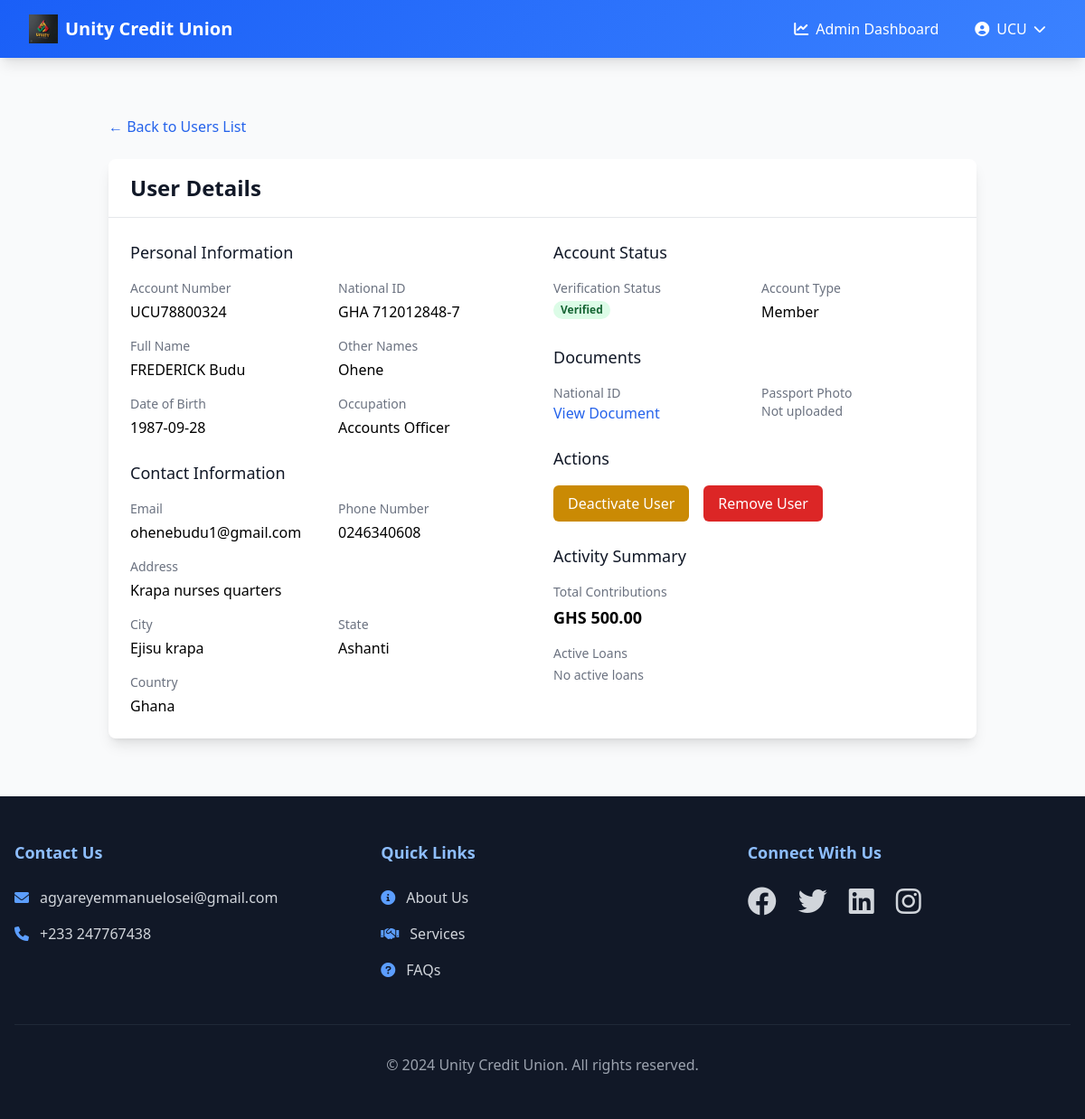
The app's page /admin/users/2 (signed in) with its own data.
### app.py (models this page shows, shortened)
class User(UserMixin, db.Model):
    __tablename__ = 'user'
    id = db.Column(db.Integer, primary_key=True)
    email = db.Column(db.String(120), unique=True, nullable=False)
    password_hash = db.Column(db.String(128), nullable=True)  # Made nullable
    is_verified = db.Column(db.Boolean, default=False)
    is_admin = db.Column(db.Boolean, default=False)
    is_guest = db.Column(db.Boolean, default=False)  # New field to identify non-member users
    national_id = db.Column(db.String(20), unique=True, nullable=False)
    account_number = db.Column(db.String(20), unique=True)
    first_name = db.Column(db.String(50), nullable=False)
    last_name = db.Column(db.String(50), nullable=False)
    other_names = db.Column(db.String(50), nullable=True)
    date_of_birth = db.Column(db.Date, nullable=False)
    occupation = db.Column(db.String(100), nullable=False)
    phone_number = db.Column(db.String(20), nullable=False)
    address = db.Column(db.String(200), nullable=False)
    city = db.Column(db.String(100), nullable=False)
    state = db.Column(db.String(100), nullable=False)
    country = db.Column(db.String(100), nullable=False)
    national_id_file = db.Column(db.String(255), nullable=True)
    passport_photo = db.Column(db.String(255), nullable=True)  # New field for passport photo
    contributions = db.relationship('Contribution', backref='user', lazy=True)
    loans = db.relationship('Loan', backref='user', lazy=True, foreign_keys='Loan.user_id')
    guarantees = db.relationship('Loan', backref='guarantor', lazy=True, foreign_keys='Loan.guarantor_id')

### app.py (the view)
@app.route('/admin/users/<int:user_id>')
@login_required
@admin_required
def view_user(user_id):
    user = User.query.get_or_404(user_id)
    total_contributions = db.session.query(
        func.sum(Contribution.amount)
    ).filter(Contribution.user_id == user_id).scalar() or 0
    active_loan = Loan.get_active_loan(user_id)
    return render_template('admin_user_detail.html',
                         user=user,
                         total_contributions=total_contributions,
                         active_loan=active_loan)

### app.py (called while the page is built)
@login_manager.user_loader
def load_user(user_id):
    return User.query.get(int(user_id))

def admin_required(f):
    @wraps(f)
    def decorated_function(*args, **kwargs):
        if not current_user.is_authenticated:
            flash('You need to be logged in to access this page.', 'error')
            return redirect(url_for('login'))
        if not current_user.is_admin:
            flash('You do not have permission to perform this action.', 'error')
            return redirect(url_for('dashboard'))
        return f(*args, **kwargs)
    return decorated_function

@app.template_filter('formatdate')
def format_date(value):
    if isinstance(value, datetime):
        return value.strftime('%B %d, %Y')
    return value

@app.template_filter('format_currency')
def format_currency(value):
    return f"GHS {value:,.2f}"

    @staticmethod
    def get_active_loan(user_id):
        return Loan.query.filter(
            Loan.user_id == user_id,
            Loan.status == 'approved',
            Loan.remaining_amount > 0
        ).first()

### templates/admin_user_detail.html (shortened to what this page needs)
{% extends "base.html" %} {% block content %}
<div class="container mx-auto px-4 py-8">
  <div class="mb-6">
    <a
      href="{{ url_for('manage_users') }}"
      class="text-blue-600 hover:text-blue-800"
    >
      ← Back to Users List
    </a>
  </div>
  <div class="bg-white shadow-lg rounded-lg overflow-hidden">
    <div class="px-6 py-4 border-b border-gray-200">
      <h2 class="text-2xl font-bold text-gray-900">User Details</h2>
    </div>
    <div class="p-6">
      <div class="grid grid-cols-1 md:grid-cols-2 gap-6">
        <div class="space-y-6">
          <div>
            <h3 class="text-lg font-medium text-gray-900 mb-4">
              Personal Information
            </h3>
            <div class="grid grid-cols-2 gap-4">
              <div>
                <p class="text-sm font-medium text-gray-500">Account Number</p>
                <p class="mt-1">{{ user.account_number }}</p>
              </div>
              <div>
                <p class="text-sm font-medium text-gray-500">National ID</p>
                <p class="mt-1">{{ user.national_id }}</p>
              </div>
              <div>
                <p class="text-sm font-medium text-gray-500">Full Name</p>
                <p class="mt-1">{{ user.first_name }} {{ user.last_name }}</p>
              </div>
              <div>
                <p class="text-sm font-medium text-gray-500">Other Names</p>
                <p class="mt-1">{{ user.other_names or 'N/A' }}</p>
              </div>
              <div>
                <p class="text-sm font-medium text-gray-500">Date of Birth</p>
                <p class="mt-1">{{ user.date_of_birth|formatdate }}</p>
              </div>
              <div>
                <p class="text-sm font-medium text-gray-500">Occupation</p>
                <p class="mt-1">{{ user.occupation }}</p>
              </div>
            </div>
          </div>
          <div>
            <h3 class="text-lg font-medium text-gray-900 mb-4">
              Contact Information
            </h3>
            <div class="grid grid-cols-2 gap-4">
              <div>
                <p class="text-sm font-medium text-gray-500">Email</p>
                <p class="mt-1">{{ user.email }}</p>
              </div>
              <div>
                <p class="text-sm font-medium text-gray-500">Phone Number</p>
                <p class="mt-1">{{ user.phone_number }}</p>
              </div>
              <div class="col-span-2">
                <p class="text-sm font-medium text-gray-500">Address</p>
                <p class="mt-1">{{ user.address }}</p>
              </div>
              <div>
                <p class="text-sm font-medium text-gray-500">City</p>
                <p class="mt-1">{{ user.city }}</p>
              </div>
              <div>
                <p class="text-sm font-medium text-gray-500">State</p>
                <p class="mt-1">{{ user.state }}</p>
              </div>
              <div>
                <p class="text-sm font-medium text-gray-500">Country</p>
                <p class="mt-1">{{ user.country }}</p>
              </div>
            </div>
          </div>
        </div>
        <div class="space-y-6">
          <div>
            <h3 class="text-lg font-medium text-gray-900 mb-4">
              Account Status
            </h3>
            <div class="grid grid-cols-2 gap-4">
              <div>
                <p class="text-sm font-medium text-gray-500">
                  Verification Status
                </p>
                <span
                  class="mt-1 px-2 inline-flex text-xs leading-5 font-semibold rounded-full {% if user.is_verified %} bg-green-100 text-green-800 {% else %} bg-yellow-100 text-yellow-800 {% endif %}"
                >
                  {{ "Verified" if user.is_verified else "Unverified" }}
                </span>
              </div>
              <div>
                <p class="text-sm font-medium text-gray-500">Account Type</p>
                <p class="mt-1">{{ "Guest" if user.is_guest else "Member" }}</p>
              </div>
            </div>
          </div>
          <div>
            <h3 class="text-lg font-medium text-gray-900 mb-4">Documents</h3>
            <div class="grid grid-cols-2 gap-4">
              <div>
                <p class="text-sm font-medium text-gray-500">National ID</p>
                {% if user.national_id_file %}
                <a
                  href="{{ url_for('view_document', user_id=user.id, doc_type='national_id') }}"
                  class="text-blue-600 hover:text-blue-800"
                  >View Document</a
                >
                {% else %}
                <p class="text-sm text-gray-500">Not uploaded</p>
                {% endif %}
              </div>
              <div>
                <p class="text-sm font-medium text-gray-500">Passport Photo</p>
                {% if user.passport_photo %}
                <a
                  href="{{ url_for('view_document', user_id=user.id, doc_type='passport') }}"
                  class="text-blue-600 hover:text-blue-800"
                  >View Photo</a
                >
                {% else %}
                <p class="text-sm text-gray-500">Not uploaded</p>
                {% endif %}
              </div>
            </div>
          </div>
          <div>
            <h3 class="text-lg font-medium text-gray-900 mb-4">Actions</h3>
            <div class="flex space-x-4">
              <button
                onclick="toggleUserStatus({{ user.id }})"
                class="px-4 py-2 bg-yellow-600 text-white rounded-md hover:bg-yellow-700 focus:outline-none focus:ring-2 focus:ring-yellow-300"
              >
                {{ "Deactivate" if user.is_verified else "Activate" }} User
              </button>
              <button
                onclick="confirmDelete({{ user.id }})"
                class="px-4 py-2 bg-red-600 text-white rounded-md hover:bg-red-700 focus:outline-none focus:ring-2 focus:ring-red-300"
              >
                Remove User
              </button>
            </div>
          </div>
          <div>
            <h3 class="text-lg font-medium text-gray-900 mb-4">
              Activity Summary
            </h3>
            <div class="space-y-4">
              <div>
                <p class="text-sm font-medium text-gray-500">
                  Total Contributions
                </p>
                <p class="mt-1 text-lg font-semibold">
                  {{ total_contributions|format_currency }}
                </p>
              </div>
              <div>
                <p class="text-sm font-medium text-gray-500">Active Loans</p>
                {% if active_loan %}
                <div class="mt-2 p-3 bg-gray-50 rounded-md">
                  <p class="text-sm">
                    Amount: {{ active_loan.amount|format_currency }}
                  </p>
                  <p class="text-sm">
                    Remaining: {{ active_loan.remaining_amount|format_currency
                    }}
                  </p>
                  <p class="text-sm">
                    Due Date: {{ active_loan.repayment_date|formatdate }}
                  </p>
                </div>
                {% else %}
                <p class="mt-1 text-sm text-gray-500">No active loans</p>
                {% endif %}
              </div>
            </div>
          </div>
        </div>
      </div>
    </div>
  </div>
</div>
{% endblock %}

### templates/base.html (shortened to what this page needs)
<!DOCTYPE html>
<html lang="en">
  <head>
    <script src="https://cdn.tailwindcss.com"></script>
    <link
      href="https://cdnjs.cloudflare.com/ajax/libs/font-awesome/6.0.0/css/all.min.css"
      rel="stylesheet"
    />
  </head>
  <body
    class="bg-gray-50 min-h-screen flex flex-col"
    x-data="{ mobileMenuOpen: false }"
  >
    <nav class="gradient-bg shadow-lg relative z-50">
      <div class="max-w-7xl mx-auto px-4 sm:px-6 lg:px-8">
        <div class="flex justify-between h-16">
          <div class="flex items-center">
            <a href="{{ url_for('home') }}" class="flex items-center">
              <img
                src="{{ url_for('static', filename='images/unitylogo.jpg')}}"
                alt="Unity Credit Union Logo"
                class="h-8 w-auto mr-2"
              />
              <span class="text-white text-xl font-bold"
                >Unity Credit Union</span
              >
            </a>
          </div>
          <div class="hidden md:flex items-center space-x-4">
            {% if current_user.is_authenticated %} {% if current_user.is_admin
            %}
            <a
              href="{{ url_for('admin_dashboard') }}"
              class="text-white hover:text-primary-100 transition-colors duration-200 px-3 py-2 rounded-md hover:bg-primary-700"
            >
              <i class="fas fa-chart-line mr-2"></i>Admin Dashboard
            </a>
            {% endif %}
            <div class="relative" x-data="{ open: false }">
              <button
                @click="open = !open"
                @click.away="open = false"
                class="flex items-center text-white hover:text-primary-100 transition-colors duration-200 px-3 py-2 rounded-md hover:bg-primary-700"
              >
                <i class="fas fa-user-circle mr-2"></i>
                {{ current_user.first_name }}
                <i
                  class="fas fa-chevron-down ml-2 text-sm transition-transform"
                  :class="{ 'transform rotate-180': open }"
                ></i>
              </button>
            </div>
            {% endif %}
          </div>
        </div>
      </div>
    </nav>
    <main class="flex-grow container mx-auto px-4 py-8">
      {% block content %}{% endblock %}
    </main>
    <footer class="bg-gray-900 text-white mt-auto">
      <div class="max-w-7xl mx-auto px-4 py-12">
        <div class="grid grid-cols-1 md:grid-cols-3 gap-12">
          <div>
            <h3 class="text-lg font-semibold mb-6 text-primary-300">
              Contact Us
            </h3>
            <p
              class="flex items-center mb-4 text-gray-300 hover:text-white transition-colors"
            >
              <i class="fas fa-envelope mr-3 text-primary-400"></i>
              agyareyemmanuelosei@gmail.com
            </p>
            <p
              class="flex items-center text-gray-300 hover:text-white transition-colors"
            >
              <i class="fas fa-phone mr-3 text-primary-400"></i>
              +233 247767438
            </p>
          </div>
          <div>
            <h3 class="text-lg font-semibold mb-6 text-primary-300">
              Quick Links
            </h3>
            <ul class="space-y-4">
              <li>
                <a
                  href="#"
                  class="text-gray-300 hover:text-white transition-colors flex items-center"
                >
                  <i class="fas fa-info-circle mr-3 text-primary-400"></i>About
                  Us
                </a>
              </li>
              <li>
                <a
                  href="#"
                  class="text-gray-300 hover:text-white transition-colors flex items-center"
                >
                  <i class="fas fa-handshake mr-3 text-primary-400"></i>Services
                </a>
              </li>
              <li>
                <a
                  href="#"
                  class="text-gray-300 hover:text-white transition-colors flex items-center"
                >
                  <i class="fas fa-question-circle mr-3 text-primary-400"></i
                  >FAQs
                </a>
              </li>
            </ul>
          </div>
          <div>
            <h3 class="text-lg font-semibold mb-6 text-primary-300">
              Connect With Us
            </h3>
            <div class="flex space-x-6">
              <a
                href="#"
                class="text-gray-300 hover:text-primary-400 transition-colors duration-300"
              >
                <i class="fab fa-facebook fa-2x"></i>
              </a>
              <a
                href="#"
                class="text-gray-300 hover:text-primary-400 transition-colors duration-300"
              >
                <i class="fab fa-twitter fa-2x"></i>
              </a>
              <a
                href="#"
                class="text-gray-300 hover:text-primary-400 transition-colors duration-300"
              >
                <i class="fab fa-linkedin fa-2x"></i>
              </a>
              <a
                href="#"
                class="text-gray-300 hover:text-primary-400 transition-colors duration-300"
              >
                <i class="fab fa-instagram fa-2x"></i>
              </a>
            </div>
          </div>
        </div>
        <div
          class="mt-12 pt-8 border-t border-gray-800 text-center text-gray-400"
        >
          <p>&copy; 2024 Unity Credit Union. All rights reserved.</p>
        </div>
      </div>
    </footer>
  </body>
</html>

### templates/base.html (style rules this page uses)
.gradient-bg { background: linear-gradient(135deg, #1a5ff7 0%, #3b82ff 100%); }

### records on screen
User: first_name "UCU"
User: account_number "UCU78800324", national_id "GHA 712012848-7", first_name "FREDERICK", last_name "Budu", other_names "Ohene", date_of_birth "1987-09-28", occupation "Accounts Officer", email "ohenebudu1@gmail.com", phone_number "0246340608", address "Krapa nurses quarters", city "Ejisu krapa", state "Ashanti", country "Ghana", is_verified "Verified", is_guest "Member", is_verified "Deactivate"

### other values on screen
{{ total_contributions|format_currency }} "GHS 500.00"
